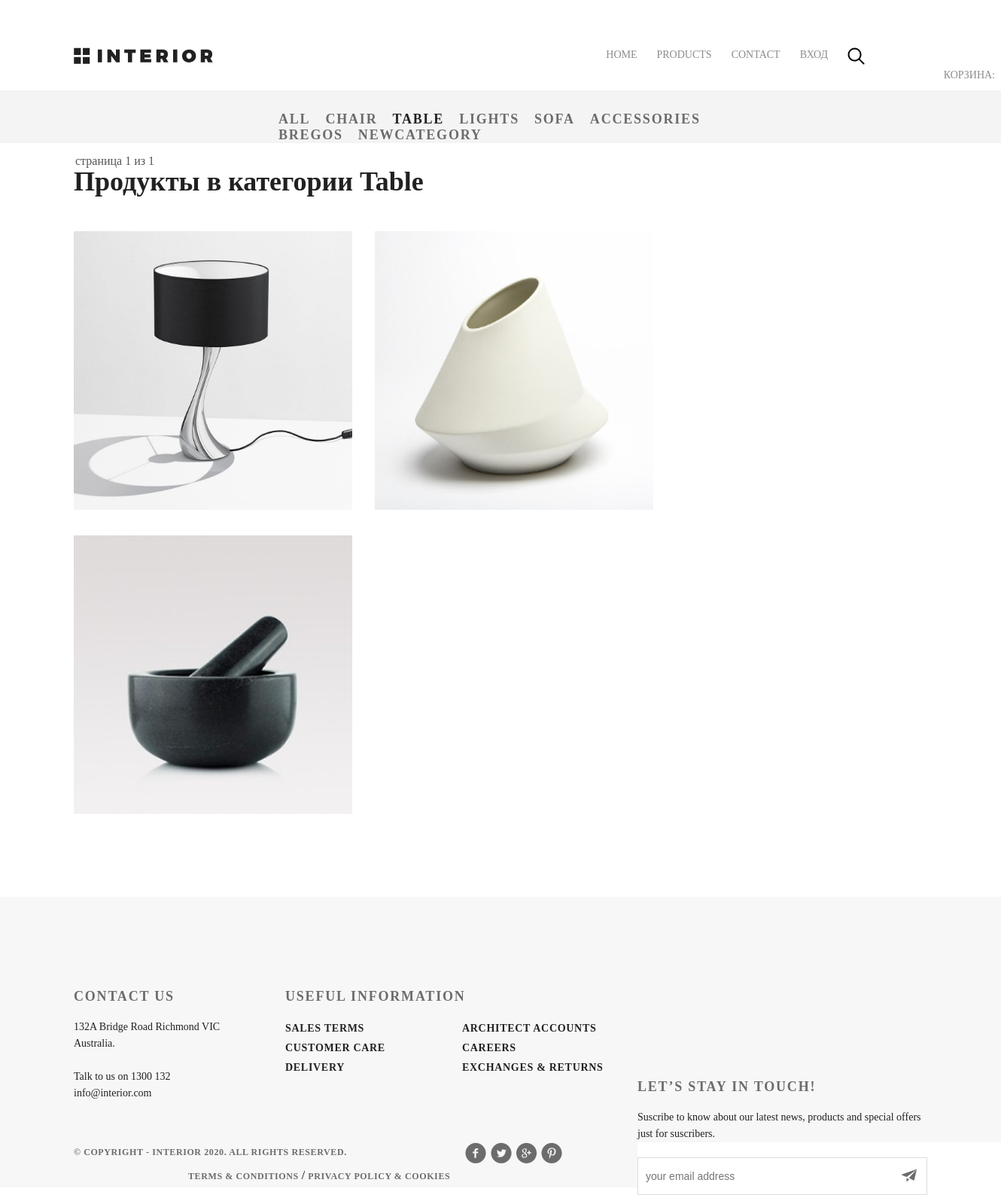
The app's page /category/2/products/ with its own data.
### mainapp/models.py (models this page shows, shortened)
class ProductCategory(models.Model):
    name = models.CharField('Название', max_length=128, unique=True)
    description = models.TextField('Описание', max_length=255, blank=True)
    is_active = models.BooleanField(default=True)
    created_at = models.DateTimeField('Дата создания', auto_now_add=True)

class Product(models.Model):
    category = models.ForeignKey(ProductCategory, on_delete=models.PROTECT, verbose_name='Категория')
    name = models.CharField('Название', max_length=128)
    short_description = models.CharField('Краткое описание', max_length=128, blank=True)
    description = models.TextField('Описание', blank=True)
    quantity = models.PositiveIntegerField('Количество', default=0)
    price = models.DecimalField('Цена', max_digits=10, decimal_places=0, default=0)
    image = models.ImageField(upload_to='products_images', blank=True)
    is_active = models.BooleanField(default=True)
    created_at = models.DateTimeField('Дата создания', auto_now_add=True)
    updated_at = models.DateTimeField('Дата обновления', auto_now=True)

### mainapp/views.py (the view)
# urls.py: re_path(r'^category/(?P<pk>\d+)/products/$', mainapp.category_products, name="category_products"),
def category_products(request, pk, page=1):
    categories = ProductCategory.objects.all()
    if pk == '0':
        category = {'pk': 0, 'name': 'Все'}
        products_list_category = Product.objects.filter(is_active=True)
    else:
        category = get_object_or_404(ProductCategory, pk=pk)
        products_list_category = category.product_set.filter(is_active=True)
    products_paginator = Paginator(products_list_category, 3)
    try:
        products_list_category = products_paginator.page(page)
    except PageNotAnInteger:
        products_list_category = products_paginator.page(1)
    except EmptyPage:
        products_list_category = products_paginator.page(products_paginator.num_pages)
    context = {
        'page_title': 'Products',
        'categories': categories,
        'products': products_list_category,
        'category': category,
        'basket': get_basket(request),
    }
    return render(request, 'mainapp/category_products.html', context)

### mainapp/templatetags/my_filters.py (called while the page is built)
@register.filter(name='media_folder_products')
def media_folder_products(string):
    if not string:
        string = 'products_images/default.jpg'
    return f'{settings.MEDIA_URL}{string}'

### mainapp/views.py (called while the page is built)
def get_basket(request):
    return request.user.is_authenticated and request.user.basket.all() or []

### mainapp/templates/mainapp/category_products.html (shortened to what this page needs)
{% extends 'mainapp/base.html' %}
{% load static %}
{% load my_filters %}
{% block container %}
	<div class="product-header padding-site">
		{% include 'mainapp/includes/inc__main_menu.html' %}
	</div>
    {% include 'mainapp/includes/inc__categories_menu.html' %}
    <div class="paginator">
        <span class="current">страница {{ products.number }} из {{ products.paginator.num_pages }}</span>
    </div>
	<div class="related-products-block clearfix padding-site">
        <div class="related-products-head clearfix">
            <div class="related-products-block-header">
                Продукты в категории {{ category.name|title }}
            </div>
            <ul class="related-product-gallery">
                {% for product in products %}
                   <li class="related-product-gallery-list">
                        <a href="{% url 'mainapp:product_page' product.pk %}" class="related-product-gallery-link">
						    <img src="{{ product.image|media_folder_products }}" alt="{{product.short_description}}">
                        </a>
                    </li>
                {% endfor %}
            </ul>
        </div>
    </div>
{% endblock %}

### mainapp/templates/mainapp/includes/inc__categories_menu.html (shortened to what this page needs)
<ul class="second-menu clearfix">
    <li class="second-menu-list">
        <a href="{% url 'main:category_products' 0 %}" class="second-menu-link
            ">
            All
        </a>
    </li>
    {% for category in categories %}
        <li class="second-menu-list">
            <a href="{% url 'main:category_products' category.pk %}" class="second-menu-link
                {% if request.resolver_match.kwargs.pk|add:0 == category.pk %}
                    second-menu-link-active
                {% endif %}">
                {{ category.name }}
            </a>
        </li>
    {% endfor %}
</ul>

### static/css/style.css (style rules this page uses)
* { margin: 0; padding: 0; }
html, body { height: 100%; }
body { font-family: Montserrat; }
.padding-site { padding-left: 98px; padding-right: 98px; }
.clearfix::after { content: ""; display: table; clear: both; }
.second-menu { min-width: 600px; max-width: 1366px; height: 12px; padding-top: 28px; padding-bottom: 30px; padding-left: 360px; padding-right: 360px; text-align: center; list-style-type: none; background-color: #f4f4f4; margin-top: 30px; }
.second-menu-list { float: left; margin-right: 10px; margin-left: 10px; }
.second-menu-link { color: #6c6c6c; font-size: 18px; font-weight: 700; text-transform: uppercase; letter-spacing: 1.8px; text-decoration: none; }
.second-menu-link-active { color: #212121; }
.related-products-block { margin-top: 25px; margin-bottom: 20px; }
.related-products-head { margin-bottom: 71px; }
.related-products-block-header { margin-top: 30px; margin-bottom: 30px; color: #212121; font-size: 36px; font-weight: 700; }
.related-product-gallery { list-style-type: none; margin-left: -15px; margin-right: -15px; }
.related-product-gallery-list { float: left; margin: 15px; }
.paginator { display: block; position: relative; left: 75px; top: 15px; margin-left: 25px; color: #555; float: left; }

### records on screen
ProductCategory: name "CHAIR"
ProductCategory: name "TABLE", name "Table"
ProductCategory: name "LIGHTS"
ProductCategory: name "SOFA"
ProductCategory: name "ACCESSORIES"
ProductCategory: name "BREGOS"
ProductCategory: name "NEWCATEGORY"
Product: image|media_folder_products (picture)
Product: image|media_folder_products (picture)
Product: image|media_folder_products (picture)

### other values on screen
{{ products.number }} "1"
{{ products.paginator.num_pages }} "1"
